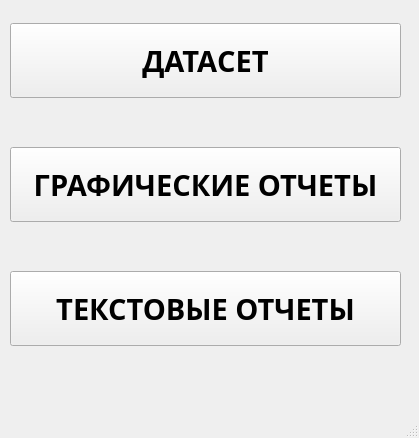
<?xml version="1.0" encoding="UTF-8"?>
<ui version="4.0">
 <class>MainWindow</class>
 <widget class="QMainWindow" name="MainWindow">
  <property name="geometry">
   <rect>
    <x>0</x>
    <y>0</y>
    <width>419</width>
    <height>438</height>
   </rect>
  </property>
  <property name="windowTitle">
   <string>MainWindow</string>
  </property>
  <widget class="QWidget" name="centralwidget">
   <widget class="QWidget" name="verticalLayoutWidget">
    <property name="geometry">
     <rect>
      <x>10</x>
      <y>-20</y>
      <width>391</width>
      <height>411</height>
     </rect>
    </property>
    <layout class="QVBoxLayout" name="verticalLayout">
     <item>
      <widget class="QPushButton" name="dataset_view">
       <property name="minimumSize">
        <size>
         <width>250</width>
         <height>75</height>
        </size>
       </property>
       <property name="font">
        <font>
         <family>HSE Sans Black</family>
         <pointsize>22</pointsize>
         <weight>75</weight>
         <bold>true</bold>
        </font>
       </property>
       <property name="text">
        <string>ДАТАСЕТ</string>
       </property>
      </widget>
     </item>
     <item>
      <widget class="QPushButton" name="graphic_report">
       <property name="minimumSize">
        <size>
         <width>250</width>
         <height>75</height>
        </size>
       </property>
       <property name="font">
        <font>
         <family>HSE Sans Black</family>
         <pointsize>22</pointsize>
         <weight>75</weight>
         <bold>true</bold>
        </font>
       </property>
       <property name="text">
        <string>ГРАФИЧЕСКИЕ ОТЧЕТЫ</string>
       </property>
      </widget>
     </item>
     <item>
      <widget class="QPushButton" name="text_reports">
       <property name="minimumSize">
        <size>
         <width>250</width>
         <height>75</height>
        </size>
       </property>
       <property name="font">
        <font>
         <family>HSE Sans Black</family>
         <pointsize>22</pointsize>
         <weight>75</weight>
         <bold>true</bold>
        </font>
       </property>
       <property name="text">
        <string>ТЕКСТОВЫЕ ОТЧЕТЫ</string>
       </property>
      </widget>
     </item>
    </layout>
   </widget>
  </widget>
  <widget class="QMenuBar" name="menubar">
   <property name="geometry">
    <rect>
     <x>0</x>
     <y>0</y>
     <width>419</width>
     <height>21</height>
    </rect>
   </property>
  </widget>
  <widget class="QStatusBar" name="statusbar"/>
 </widget>
 <resources/>
 <connections/>
</ui>
